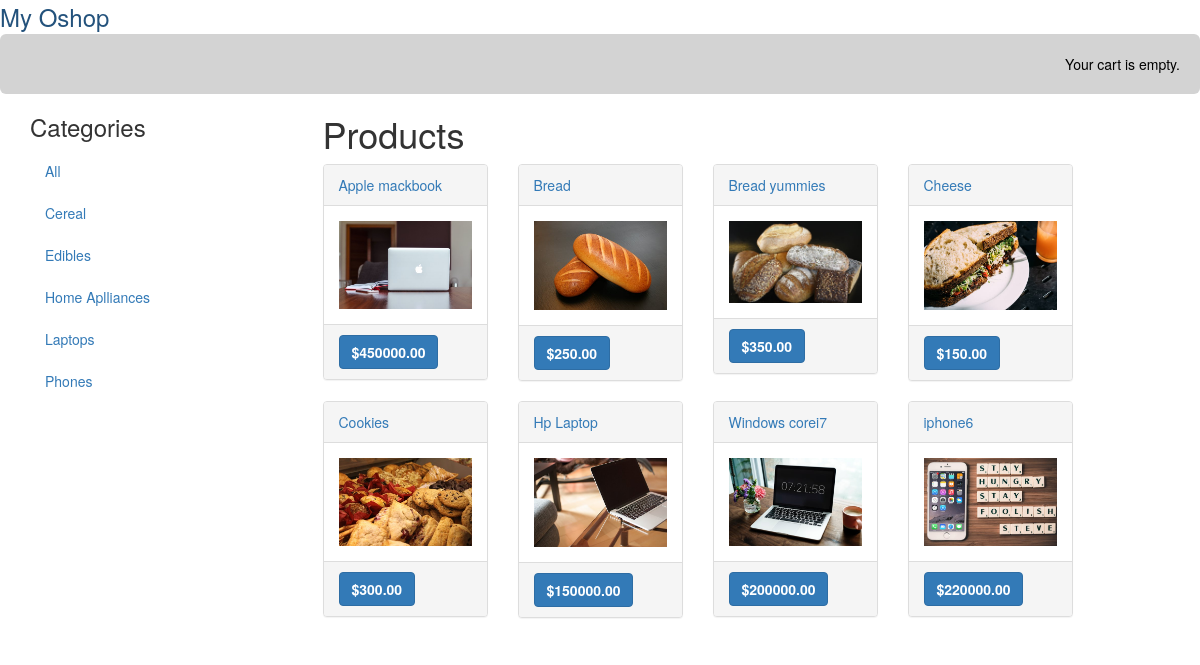
The page / on the database its author committed.
### oshop/models.py (models this page shows, shortened)
class Category(models.Model):
    name = models.CharField(max_length=200,
    db_index=True)
    slug = models.SlugField(max_length=200, unique=True)
    class Meta:
        ordering = ('name',)
        verbose_name = 'category'
        verbose_name_plural = 'categories'
    def get_absolute_url(self):
        return reverse('oshop:product_list_by_category',args=[self.slug])

class Product(models.Model):
    category = models.ForeignKey(Category,related_name='products',on_delete=models.CASCADE)
    name = models.CharField(max_length=200, db_index=True)
    slug = models.SlugField(max_length=200, db_index=True)
    image = models.ImageField(upload_to='products/%Y/%m/%d',blank=True)
    description = models.TextField(blank=True)
    price = models.DecimalField(max_digits=10, decimal_places=2)
    available = models.BooleanField(default=True)
    created = models.DateTimeField(auto_now_add=True)
    updated = models.DateTimeField(auto_now=True)
    class Meta:
        ordering = ('name',)
        index_together = (('id', 'slug'),)
    def get_absolute_url(self):
        return reverse('oshop:product_detail',args=[self.id, self.slug])

### oshop/views.py (the view)
# urls.py: path('', views.product_list, name='product_list'),
def product_list(request, category_slug=None):
    category = None
    categories = Category.objects.all()
    products = Product.objects.filter(available=True)
    if category_slug:
        category = get_object_or_404(Category, slug=category_slug)
        products = products.filter(category=category)
    return render(request,
                    'oshop/product/list.html',
                    {'category': category,
                    'categories': categories,
                    'products': products})

### cart/cart.py (called while the page is built)
    def __len__(self):
        return sum(item['quantity'] for item in self.cart.values())

### cart/context_processors.py (called while the page is built)
def cart(request):
    return {'cart': Cart(request)}

### oshop/templates/oshop/product/list.html (shortened to what this page needs)
{% extends "oshop/base.html" %}
{% load static %}
{% load crispy_forms_tags %}
{% block content %}
<div class="container">
    <div class="row">
        <div class="col-md-3">
                <h3>Categories</h3>
            <ul class="nav nav-pills nav-stacked">
                    <li {% if not category %}class="selected"{% endif %}>
                            <a href="{% url "oshop:product_list" %}">All</a>
                    </li>
                         {% for c in categories %}
                            <li >
                            <a href="{{ c.get_absolute_url }}">{{ c.name }}</a>
                             </li>
                        {% endfor %}
            </ul>
        </div>
        <div class="col-md-8">
             <h1>{% if category %}{{ category.name }}{% else %}Products {% endif %}</h1>
             <div class="row">
                {% for product in products %}
                    <div class="col-md-3">
                        <div class="panel panel-default">
                                <div class="panel-heading">
                                    <a href="{{ product.get_absolute_url }}">{{ product.name }}
                                    </a>
                                </div>
                                <div class="panel-body">
                                    <a href="{{ product.get_absolute_url }}">
                                        <img src="{{ product.image.url }}
                                       " class="img-responsive">
                                    </a>
                                </div>
                                <div class="panel-footer" ><a class="btn btn-primary" href="#"><b> ${{ product.price }}</b>  </a>
                                </div>
                        </div>
                    </div>
                {% endfor %}
            </div>
        </div>
    </div>
</div>
{% endblock %}

### oshop/templates/oshop/base.html (shortened to what this page needs)
{% load static %}
<!DOCTYPE html>
<html>
<head>
<link href="{% static 'bs3/css/main.css' %}" rel="stylesheet">
<link href="{% static 'bs3/css/bootstrap.min.css' %}" rel="stylesheet">
</head>
<body>
<div id="header">
<a href="/" class="logo">My Oshop</a>
</div>
<div id="subheader">
<div class="cart" height="parent" >
        {% with total_items=cart|length %}
        {% if cart|length > 0 %}
        Your cart:
        <a href="{% url "cart:cart_detail" %}" class="btn btn-info btn-sm">
        {{ total_items }} item{{ total_items|pluralize }},
        ${{ cart.get_total_price }}
        </a>
        {% else %}
        Your cart is empty.
        {% endif %}
        {% endwith %}
</div>
</div>
<div id="content">
{% block content %}
{% endblock %}
</div>
</body>
</html>

### oshop/static/bs3/css/main.css (style rules this page uses)
#header a { font-size:24px; text-decoration:none; display:block; }
#subheader { height: 60px; background-color:lightgrey; color:black; border-radius:6px; display:block; }
#subheader .cart { float:right; padding:20px; }

### rows shown on the page
Category: name "Cereal"
Category: name "Edibles"
Category: name "Home Aplliances"
Category: name "Laptops"
Category: name "Phones"
Product: name "Apple mackbook", image (picture), price "450000.00"
Product: name "Bread", image (picture), price "250.00"
Product: name "Bread yummies", image (picture), price "350.00"
Product: name "Cheese", image (picture), price "150.00"
Product: name "Cookies", image (picture), price "300.00"
Product: name "Hp Laptop", image (picture), price "150000.00"
Product: name "Windows corei7", image (picture), price "200000.00"
Product: name "iphone6", image (picture), price "220000.00"
